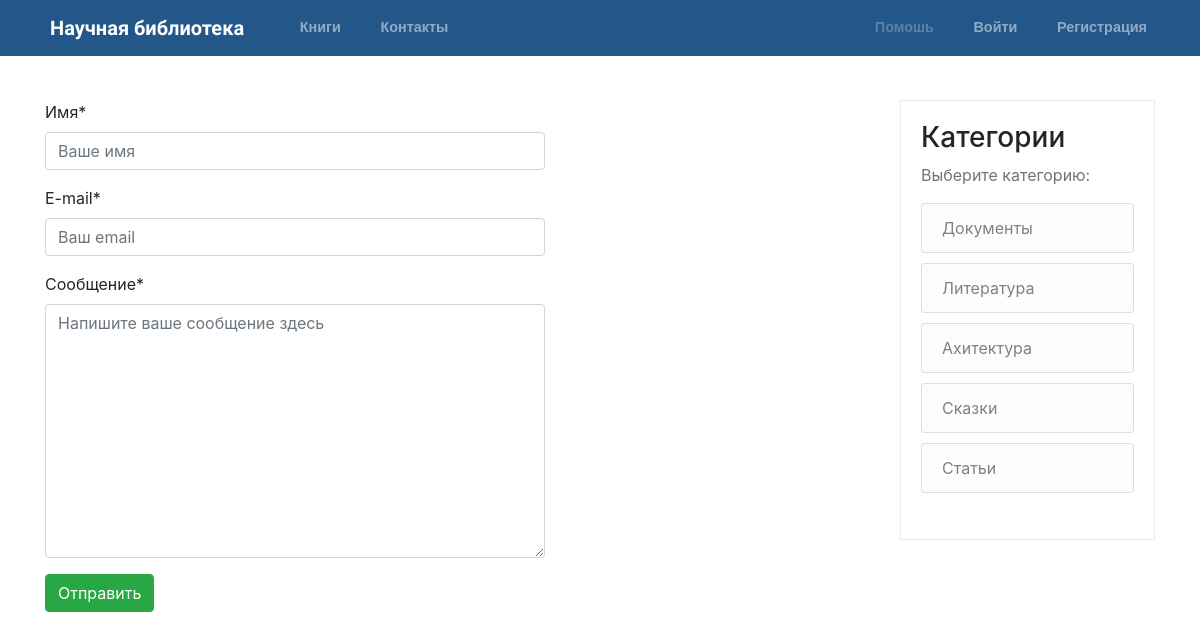
The app's page /contact with its own data.
### books/models.py (models this page shows, shortened)
class Category(models.Model):
    category = models.CharField(max_length=50, verbose_name = "Категория")
    slug = models.SlugField(unique=True)
    def __str__(self):
        return self.category
    class Meta:
        verbose_name = "Категорию"
        verbose_name_plural = "Категории"

### books/views.py (the view, shortened to what this page needs)
# urls.py: path('contact', contact_form, name='contact'),
def contact_form(request):
    if request.user.is_authenticated:
        form = ContactForm()
        form.fields['name'].initial = request.user.username
        form.fields['email'].initial = request.user.email
        form.fields['message'].widget.attrs['placeholder'] = 'Напишите ваше сообщение здесь'
        form.fields['name'].label = 'Login'
        form.fields['name'].widget.attrs['readonly'] = True
        form.fields['email'].widget.attrs['readonly'] = True
        return render(request, 'books/contact.html', {'form': form})
    else:
        form = ContactForm()
        form.fields['name'].widget.attrs['placeholder'] = 'Ваше имя'
        form.fields['email'].widget.attrs['placeholder'] = 'Ваш email'
        form.fields['message'].widget.attrs['placeholder'] = 'Напишите ваше сообщение здесь'
        return render(request, 'books/contact.html', {'form': form})

### books/forms.py
class ContactForm(forms.Form):
    name = forms.CharField(label='Имя')
    email = forms.EmailField(label='E-mail')
    message = forms.CharField(label='Сообщение', widget=forms.Textarea())

### books/context_processors.py (called while the page is built)
def categories(request):
    return {
        'categories': Category.objects.all()
    }

### books/templates/books/contact.html (shortened to what this page needs)
{% extends "base.html" %}
{% load crispy_forms_tags %}
{% block content %}
<form method="post" class="formsWidth">
    {{ form|crispy }}
    <button type="submit" class="btn btn-success">Отправить</button>
</form>
{% endblock content %}

### templates/base.html (shortened to what this page needs)
{% load static %}
<!DOCTYPE html>
<html lang="en">
<head>
    <link rel="stylesheet" href="{% static 'css/main.css' %}">
    <link rel="stylesheet" href="https://stackpath.bootstrapcdn.com/bootstrap/4.1.3/css/bootstrap.min.css"
>
    <link rel="stylesheet" href="https://cdnjs.cloudflare.com/ajax/libs/font-awesome/4.7.0/css/font-awesome.min.css">
    <link rel="stylesheet" href="https://use.fontawesome.com/releases/v5.4.2/css/all.css"
>
</head>
<header class="site-header">
    <nav class="navbar navbar-expand-md navbar-dark bg-steel fixed-top">
        <div class="container">
            <a class="navbar-brand mr-4" href="{% url 'home' %}"><img style="height:1.4em; padding-right: 5px;" src="{% static 'icons/regal.png' %}"
                    alt="">Научная библиотека</a>
            <div class="collapse navbar-collapse" id="navbarToggle">
                <div class="navbar-nav mr-auto">
                    <a class="nav-item nav-link" href="{% url 'books' %}"><img src="{% static 'icons/book.png' %}" alt="">
                        Книги</a>
                    <a class="nav-item nav-link" href="{% url 'contact' %}"><img src="{% static 'icons/message.png' %}"
                        Контакты</a>
                </div>
                <div class="navbar-nav">
                    {% if user.is_authenticated %}
                    <a class="nav-item nav-link" href="{% url 'UserProfile' %}"><img src="{% static 'icons/profile.png' %}"
                            alt="">
                        Ваш аккаунт ({{ user.username }})
                    </a>
                    <a class="nav-item nav-link" href="{% url 'logout' %}"><img src="{% static 'icons/logout.png' %}"
                            alt=""> Выход</a>
                    {% else %}
                    <a class="disabled nav-item nav-link" href=""><img src="{% static 'icons/help.png' %}" alt="">
                        Помошь</a>
                    <a class="nav-item nav-link" href="{% url 'login' %}"><img src="{% static 'icons/login.png' %}" alt="">
                        Войти</a>
                    <a class="nav-item nav-link" href="{% url 'signup' %}"><img src="{% static 'icons/register.png' %}"
                            alt=""> Регистрация</a>
                    {% endif %}
                </div>
            </div>
        </div>
    </nav>
</header>
<body>
    <main role="main" class="container pageContent">
        <div class="row">
            <div class="col-md-9">
                {% block content %}{% endblock %}
            </div>
            <div class="col-md-3">
                <div class="content-section">
                    <h3>Категории</h3>
                    <p class='text-muted'>Выберите категорию:
                        <ul class="list-group">
                            {% for category in categories %}
                            <a href="{% url 'category_books_view' slug=category.slug %}">
                                <li class="list-group-item list-group-item-light">{{ category }}</li>
                            </a>
                            {% endfor %}
                        </ul>
                    </p>
                </div>
            </div>
        </div>
    </main>
</body>
</html>

### static/css/main.css (style rules this page uses)
body { background: #fafafa; color: #333333; margin-top: 5rem; padding-bottom: 50px; }
.formsWidth { max-width: 500px; }
.bg-steel { background-color: #235789; }
.navbar-nav { font-size: 0.9em; }
.navbar-brand { font-family: "Work Sans", sans-serif; font-weight: bold; }
.site-header .navbar-nav .nav-link { color: #cbd5db; font-weight: bold; font-family: "Roboto", sans-serif; margin-left: 20px; }
.content-section { border: 1px solid #eaeaea; transition: all 1s; padding: 20px; }
.pageContent { margin-top: 100px; }
.list-group-item:last-child { margin-bottom: 10px !important; }

### records on screen
Category: category "Документы"
Category: category "Литература"
Category: category "Ахитектурa"
Category: category "Сказки"
Category: category "Статьи"
